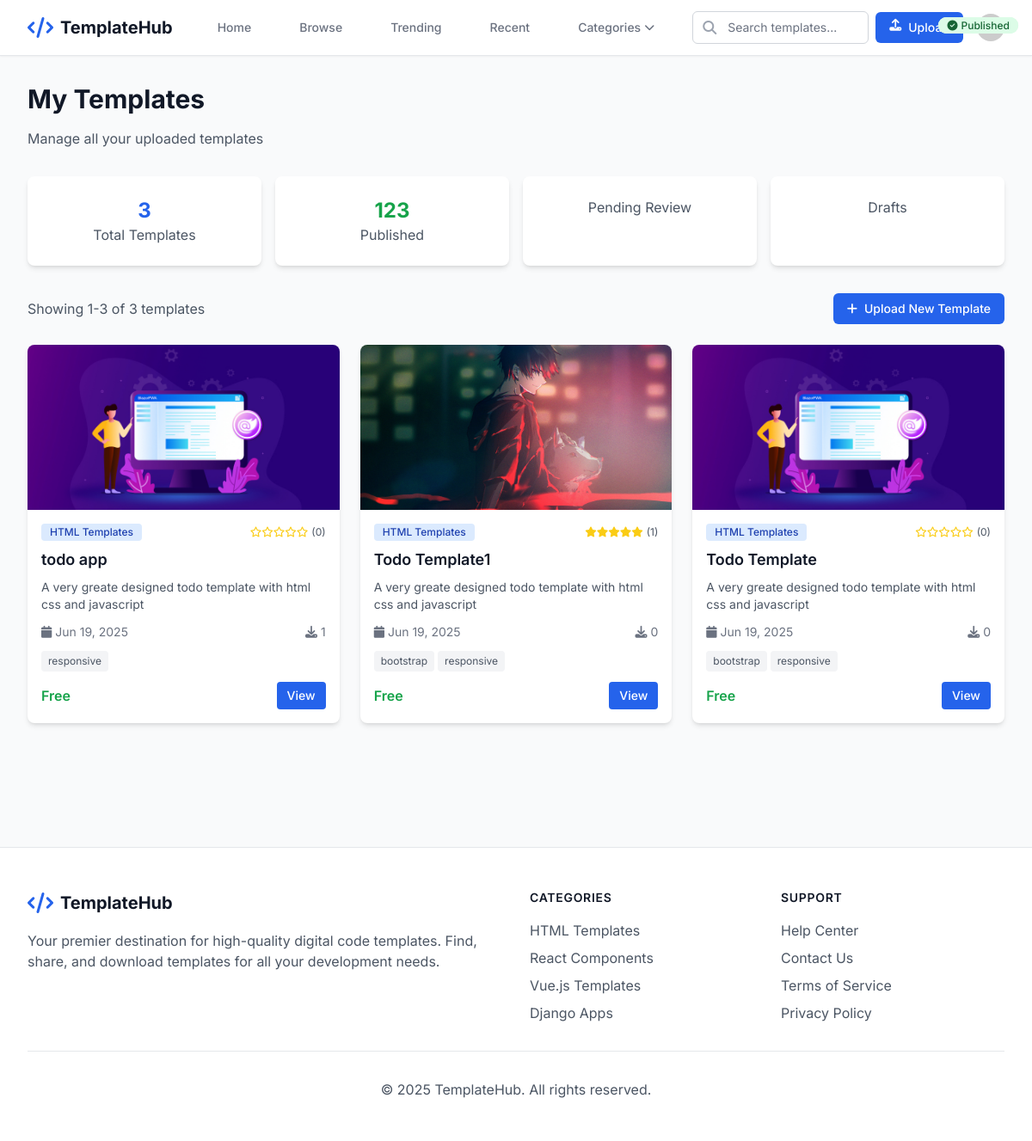
The page /my-templates/ (signed in) on the database its author committed.
### templates/models.py (models this page shows, shortened)
class Template(models.Model):
    DIFFICULTY_CHOICES = [
        ('beginner', 'Beginner'),
        ('intermediate', 'Intermediate'),
        ('advanced', 'Advanced'),
    ]
    STATUS_CHOICES = [
        ('draft', 'Draft'),
        ('pending', 'Pending Review'),
        ('published', 'Published'),
        ('rejected', 'Rejected'),
    ]
    title = models.CharField(max_length=200)
    slug = models.SlugField(max_length=200, unique=True, blank=True)
    description = models.TextField()
    short_description = models.CharField(max_length=300, help_text="Brief description for listings")
    author = models.ForeignKey(User, on_delete=models.CASCADE, related_name='templates')
    category = models.ForeignKey(Category, on_delete=models.CASCADE, related_name='templates')
    tags = models.ManyToManyField(Tag, blank=True, related_name='templates')
    template_file = models.FileField(upload_to=template_upload_path, help_text="Upload ZIP file containing template")
    preview_image = models.ImageField(upload_to=template_preview_path, blank=True, null=True)
    demo_url = models.URLField(blank=True, help_text="Live demo URL")
    difficulty = models.CharField(max_length=20, choices=DIFFICULTY_CHOICES, default='beginner')
    version = models.CharField(max_length=20, default='1.0.0')
    file_size = models.PositiveIntegerField(blank=True, null=True, help_text="File size in bytes")
    download_count = models.PositiveIntegerField(default=0)
    status = models.CharField(max_length=20, choices=STATUS_CHOICES, default='draft')
    is_featured = models.BooleanField(default=False)
    is_free = models.BooleanField(default=True)
    price = models.DecimalField(max_digits=10, decimal_places=2, default=0.00)
    created_at = models.DateTimeField(auto_now_add=True)
    updated_at = models.DateTimeField(auto_now=True)
    class Meta:
        ordering = ['-created_at']
    def get_absolute_url(self):
        return reverse('templates:template_detail', kwargs={'pk': self.pk})
    @property
    def average_rating(self):
        reviews = self.reviews.all()
        if reviews:
            return sum(review.rating for review in reviews) / len(reviews)
        return 0
    @property
    def review_count(self):
        return self.reviews.count()

class Category(models.Model):
    name = models.CharField(max_length=100, unique=True)
    slug = models.SlugField(max_length=100, unique=True, blank=True)
    description = models.TextField(blank=True)
    icon = models.CharField(max_length=50, blank=True, help_text="Font Awesome icon class")
    created_at = models.DateTimeField(auto_now_add=True)
    class Meta:
        verbose_name_plural = "Categories"
        ordering = ['name']

class Tag(models.Model):
    name = models.CharField(max_length=50, unique=True)
    slug = models.SlugField(max_length=50, unique=True, blank=True)
    created_at = models.DateTimeField(auto_now_add=True)
    class Meta:
        ordering = ['name']

### templates/views.py (the view)
# urls.py: path('my-templates/', views.my_templates, name='my_templates'),
@login_required
def my_templates(request):
    user_templates = Template.objects.filter(
        author=request.user
    ).select_related('category').order_by('-created_at')
    paginator = Paginator(user_templates, 12)
    page_number = request.GET.get('page')
    page_obj = paginator.get_page(page_number)
    context = {
        'page_obj': page_obj,
        'templates': page_obj,
        'page_title': 'My Templates',
        'page_description': 'All your uploaded templates'
    }
    return render(request, 'templates/my_templates.html', context)

### templates/templates/templates/my_templates.html (shortened to what this page needs)
{% extends 'base.html' %}
{% block content %}
<div class="max-w-7xl mx-auto px-4 sm:px-6 lg:px-8 py-8">
    <div class="mb-8">
        <h1 class="text-3xl font-bold text-gray-900 mb-4">My Templates</h1>
        <p class="text-gray-600">Manage all your uploaded templates</p>
    </div>
    <div class="grid grid-cols-1 md:grid-cols-4 gap-4 mb-8">
        <div class="bg-white rounded-lg shadow-md p-6 text-center">
            <div class="text-2xl font-bold text-blue-600">{{ templates|length }}</div>
            <div class="text-gray-600">Total Templates</div>
        </div>
        <div class="bg-white rounded-lg shadow-md p-6 text-center">
            <div class="text-2xl font-bold text-green-600">
                {% for template in templates %}{% if template.status == 'published' %}{{ forloop.counter0|add:1 }}{% endif %}{% empty %}0{% endfor %}
            </div>
            <div class="text-gray-600">Published</div>
        </div>
        <div class="bg-white rounded-lg shadow-md p-6 text-center">
            <div class="text-gray-600">Pending Review</div>
        </div>
        <div class="bg-white rounded-lg shadow-md p-6 text-center">
            <div class="text-gray-600">Drafts</div>
        </div>
    </div>
    <div class="flex items-center justify-between mb-6">
        <div>
            {% if page_obj.paginator.count %}
                <p class="text-gray-600">
                    Showing {{ page_obj.start_index }}-{{ page_obj.end_index }} of {{ page_obj.paginator.count }} template{{ page_obj.paginator.count|pluralize }}
                </p>
            {% endif %}
        </div>
        <a href="{% url 'templates:template_upload' %}" class="bg-primary-600 text-white px-4 py-2 rounded-md text-sm font-medium hover:bg-primary-700 transition-colors">
            <i class="fas fa-plus mr-2"></i>Upload New Template
        </a>
    </div>
    {% if templates %}
        <div class="grid grid-cols-1 md:grid-cols-2 lg:grid-cols-3 gap-6 mb-8">
            {% for template in templates %}
                <div class="bg-white rounded-lg shadow-md overflow-hidden hover:shadow-lg transition-shadow">
                    <div class="absolute top-4 right-4 z-10">
                        {% if template.status == 'published' %}
                            <span class="bg-green-100 text-green-800 text-xs font-medium px-2.5 py-0.5 rounded-full">
                                <i class="fas fa-check-circle mr-1"></i>Published
                            </span>
                        {% elif template.status == 'pending' %}
                            <span class="bg-yellow-100 text-yellow-800 text-xs font-medium px-2.5 py-0.5 rounded-full">
                                <i class="fas fa-clock mr-1"></i>Pending
                            </span>
                        {% elif template.status == 'draft' %}
                            <span class="bg-gray-100 text-gray-800 text-xs font-medium px-2.5 py-0.5 rounded-full">
                                <i class="fas fa-edit mr-1"></i>Draft
                            </span>
                        {% elif template.status == 'rejected' %}
                            <span class="bg-red-100 text-red-800 text-xs font-medium px-2.5 py-0.5 rounded-full">
                                <i class="fas fa-times-circle mr-1"></i>Rejected
                            </span>
                        {% endif %}
                    </div>
                    {% if template.preview_image %}
                        <img src="{{ template.preview_image.url }}" alt="{{ template.title }}" class="w-full h-48 object-cover">
                    {% else %}
                        <div class="w-full h-48 bg-gradient-to-br from-primary-100 to-primary-200 flex items-center justify-center">
                            <i class="fas fa-code text-primary-600 text-4xl"></i>
                        </div>
                    {% endif %}
                    <div class="p-4">
                        <div class="flex items-center justify-between mb-2">
                            <span class="bg-primary-100 text-primary-800 text-xs font-medium px-2.5 py-0.5 rounded">
                                {{ template.category.name }}
                            </span>
                            {% if template.status == 'published' %}
                                <div class="flex items-center text-yellow-400">
                                    {% for i in "12345" %}
                                        {% if forloop.counter <= template.average_rating %}
                                            <i class="fas fa-star text-xs"></i>
                                        {% else %}
                                            <i class="far fa-star text-xs"></i>
                                        {% endif %}
                                    {% endfor %}
                                    <span class="text-gray-600 text-xs ml-1">({{ template.review_count }})</span>
                                </div>
                            {% endif %}
                        </div>
                        <h3 class="text-lg font-semibold text-gray-900 mb-2 line-clamp-2">{{ template.title }}</h3>
                        <p class="text-gray-600 text-sm mb-3 line-clamp-2">{{ template.short_description }}</p>
                        <div class="flex items-center justify-between text-sm text-gray-500 mb-3">
                            <div class="flex items-center">
                                <i class="fas fa-calendar mr-1"></i>
                                {{ template.created_at|date:"M d, Y" }}
                            </div>
                            {% if template.status == 'published' %}
                                <div class="flex items-center">
                                    <i class="fas fa-download mr-1"></i>
                                    {{ template.download_count }}
                                </div>
                            {% endif %}
                        </div>
                        {% if template.tags.all %}
                            <div class="flex flex-wrap gap-1 mb-3">
                                {% for tag in template.tags.all|slice:":3" %}
                                    <span class="bg-gray-100 text-gray-600 text-xs px-2 py-1 rounded">{{ tag.name }}</span>
                                {% endfor %}
                            </div>
                        {% endif %}
                        <div class="flex items-center justify-between">
                            <div>
                                {% if template.is_free %}
                                    <span class="text-green-600 font-semibold">Free</span>
                                {% else %}
                                    <span class="text-gray-900 font-semibold">${{ template.price }}</span>
                                {% endif %}
                            </div>
                            <div class="flex space-x-2">
                                <a href="{{ template.get_absolute_url }}"
                                   class="bg-primary-600 text-white px-3 py-1.5 rounded text-sm font-medium hover:bg-primary-700 transition-colors">
                                    View
                                </a>
                            </div>
                        </div>
                    </div>
                </div>
            {% endfor %}
        </div>
    {% endif %}
</div>
{% endblock %}

### global_templates/base.html (style rules this page uses)
body { font-family: 'Inter', sans-serif; }

### templates/templates/templates/my_templates.html (style rules this page uses)
.line-clamp-2 { display: -webkit-box; -webkit-line-clamp: 2; -webkit-box-orient: vertical; overflow: hidden; }

### rows shown on the page
Template: preview_image (picture), category.name "HTML Templates", status "published" (drawn), review_count "0", title "todo app", short_description "A very greate designed todo template with html css and javascript", created_at "Jun 19, 2025", download_count "1", is_free "Free"
Template: preview_image (picture), category.name "HTML Templates", status "published" (drawn), review_count "1", title "Todo Template1", short_description "A very greate designed todo template with html css and javascript", created_at "Jun 19, 2025", download_count "0", is_free "Free"
Template: status "published" (drawn), preview_image (picture), category.name "HTML Templates", review_count "0", title "Todo Template", short_description "A very greate designed todo template with html css and javascript", created_at "Jun 19, 2025", download_count "0", is_free "Free"
Tag: name "responsive"
Tag: name "bootstrap"

### other values the page prints
{{ templates|length }} "3"
{{ page_obj.start_index }} "1"
{{ page_obj.end_index }} "3"
{{ page_obj.paginator.count }} "3"
